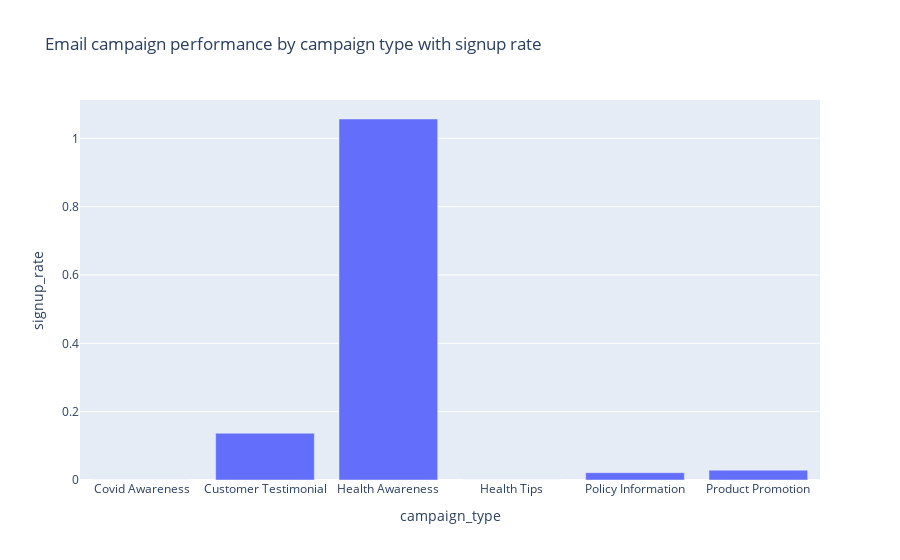

Here is the notebook cell this chart was saved with:
### Code cell
fig = px.bar(data_frame=df_campaign_plat_reset[df_campaign_plat_reset['platform']=="Email"],
             x= 'campaign_type',
             y='signup_rate',
             title="Email campaign performance by campaign type with signup rate")

fig.show()
fig.write_image(r'../plots/Email campaign performance by campaign type with signup rate.png')

### Figure 1 — Plotly figure (JSON) as saved in the notebook; plotly's stock layout.template omitted (floating-point values rounded to 4 significant figures)
{"data": [{"alignmentgroup": "True", "hovertemplate": "campaign_type=%{x}<br>signup_rate=%{y}<extra></extra>", "legendgroup": "", "marker": {"color": "#636efa", "pattern": {"shape": ""}}, "name": "", "offsetgroup": "", "orientation": "v", "showlegend": false, "textposition": "auto", "type": "bar", "x": ["Covid Awareness", "Customer Testimonial", "Health Awareness", "Health Tips", "Policy Information", "Product Promotion"], "xaxis": "x", "y": [0, 0.1369, 1.057, 0, 0.02153, 0.02887], "yaxis": "y"}], "layout": {"barmode": "relative", "legend": {"tracegroupgap": 0}, "title": {"text": "Email campaign performance by campaign type with signup rate"}, "xaxis": {"anchor": "y", "domain": [0, 1], "title": {"text": "campaign_type"}}, "yaxis": {"anchor": "x", "domain": [0, 1], "title": {"text": "signup_rate"}}}}
